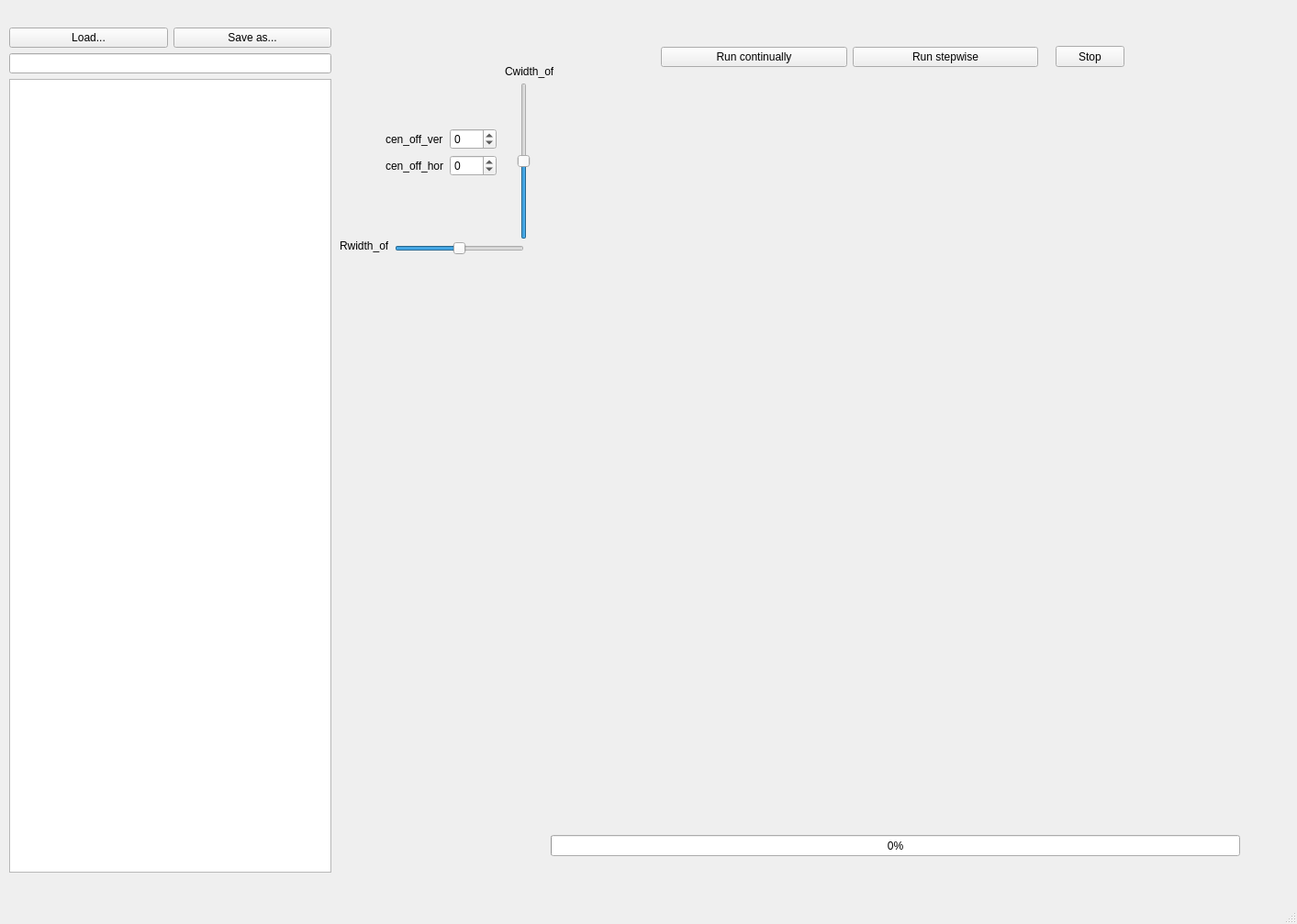
<?xml version="1.0" encoding="UTF-8"?>
<ui version="4.0">
 <class>openfile</class>
 <widget class="QMainWindow" name="openfile">
  <property name="geometry">
   <rect>
    <x>0</x>
    <y>0</y>
    <width>1413</width>
    <height>1007</height>
   </rect>
  </property>
  <property name="windowTitle">
   <string>MainWindow</string>
  </property>
  <widget class="QWidget" name="centralwidget">
   <property name="sizePolicy">
    <sizepolicy hsizetype="Expanding" vsizetype="Expanding">
     <horstretch>0</horstretch>
     <verstretch>0</verstretch>
    </sizepolicy>
   </property>
   <widget class="QSlider" name="horizontalSlider">
    <property name="geometry">
     <rect>
      <x>430</x>
      <y>260</y>
      <width>141</width>
      <height>22</height>
     </rect>
    </property>
    <property name="minimum">
     <number>-50</number>
    </property>
    <property name="maximum">
     <number>50</number>
    </property>
    <property name="orientation">
     <enum>Qt::Horizontal</enum>
    </property>
   </widget>
   <widget class="QSlider" name="verticalSlider">
    <property name="geometry">
     <rect>
      <x>560</x>
      <y>90</y>
      <width>22</width>
      <height>171</height>
     </rect>
    </property>
    <property name="minimum">
     <number>-50</number>
    </property>
    <property name="maximum">
     <number>50</number>
    </property>
    <property name="orientation">
     <enum>Qt::Vertical</enum>
    </property>
   </widget>
   <widget class="QLabel" name="label_3">
    <property name="geometry">
     <rect>
      <x>550</x>
      <y>70</y>
      <width>53</width>
      <height>16</height>
     </rect>
    </property>
    <property name="text">
     <string>Cwidth_off</string>
    </property>
   </widget>
   <widget class="QLabel" name="label_4">
    <property name="geometry">
     <rect>
      <x>370</x>
      <y>260</y>
      <width>53</width>
      <height>16</height>
     </rect>
    </property>
    <property name="text">
     <string>Rwidth_off</string>
    </property>
   </widget>
   <widget class="QProgressBar" name="progressBar">
    <property name="geometry">
     <rect>
      <x>600</x>
      <y>910</y>
      <width>751</width>
      <height>23</height>
     </rect>
    </property>
    <property name="value">
     <number>0</number>
    </property>
   </widget>
   <widget class="QPushButton" name="stopBtn">
    <property name="geometry">
     <rect>
      <x>1150</x>
      <y>50</y>
      <width>75</width>
      <height>23</height>
     </rect>
    </property>
    <property name="text">
     <string>Stop</string>
    </property>
   </widget>
   <widget class="GraphicsLayoutWidget" name="widget_image" native="true">
    <property name="geometry">
     <rect>
      <x>600</x>
      <y>109</y>
      <width>741</width>
      <height>771</height>
     </rect>
    </property>
   </widget>
   <widget class="QWidget" name="">
    <property name="geometry">
     <rect>
      <x>10</x>
      <y>30</y>
      <width>351</width>
      <height>921</height>
     </rect>
    </property>
    <layout class="QVBoxLayout" name="verticalLayout">
     <item>
      <layout class="QHBoxLayout" name="horizontalLayout">
       <item>
        <widget class="QPushButton" name="open">
         <property name="text">
          <string>Load...</string>
         </property>
        </widget>
       </item>
       <item>
        <widget class="QPushButton" name="save">
         <property name="text">
          <string>Save as...</string>
         </property>
        </widget>
       </item>
      </layout>
     </item>
     <item>
      <widget class="QLineEdit" name="lineEdit">
       <property name="sizePolicy">
        <sizepolicy hsizetype="Expanding" vsizetype="Fixed">
         <horstretch>0</horstretch>
         <verstretch>0</verstretch>
        </sizepolicy>
       </property>
      </widget>
     </item>
     <item>
      <widget class="QTextEdit" name="textEdit"/>
     </item>
    </layout>
   </widget>
   <widget class="QWidget" name="">
    <property name="geometry">
     <rect>
      <x>720</x>
      <y>50</y>
      <width>411</width>
      <height>25</height>
     </rect>
    </property>
    <layout class="QHBoxLayout" name="horizontalLayout_2">
     <item>
      <widget class="QPushButton" name="plot">
       <property name="text">
        <string>Run continually</string>
       </property>
      </widget>
     </item>
     <item>
      <widget class="QPushButton" name="runstepwise">
       <property name="text">
        <string>Run stepwise</string>
       </property>
      </widget>
     </item>
    </layout>
   </widget>
   <widget class="QWidget" name="">
    <property name="geometry">
     <rect>
      <x>420</x>
      <y>140</y>
      <width>121</width>
      <height>81</height>
     </rect>
    </property>
    <layout class="QFormLayout" name="formLayout">
     <item row="0" column="0">
      <widget class="QLabel" name="label">
       <property name="text">
        <string>cen_off_ver</string>
       </property>
      </widget>
     </item>
     <item row="0" column="1">
      <widget class="QSpinBox" name="spinBox_ver">
       <property name="minimum">
        <number>-50</number>
       </property>
       <property name="maximum">
        <number>50</number>
       </property>
      </widget>
     </item>
     <item row="1" column="0">
      <widget class="QLabel" name="label_2">
       <property name="text">
        <string>cen_off_hor</string>
       </property>
      </widget>
     </item>
     <item row="1" column="1">
      <widget class="QSpinBox" name="spinBox_hor">
       <property name="minimum">
        <number>-50</number>
       </property>
       <property name="maximum">
        <number>50</number>
       </property>
      </widget>
     </item>
    </layout>
   </widget>
  </widget>
  <widget class="QMenuBar" name="menubar">
   <property name="geometry">
    <rect>
     <x>0</x>
     <y>0</y>
     <width>1413</width>
     <height>21</height>
    </rect>
   </property>
  </widget>
  <widget class="QStatusBar" name="statusbar"/>
 </widget>
 <customwidgets>
  <customwidget>
   <class>GraphicsLayoutWidget</class>
   <extends>QWidget</extends>
   <header location="global">pyqtgraph.h</header>
   <container>1</container>
  </customwidget>
 </customwidgets>
 <resources/>
 <connections/>
</ui>
